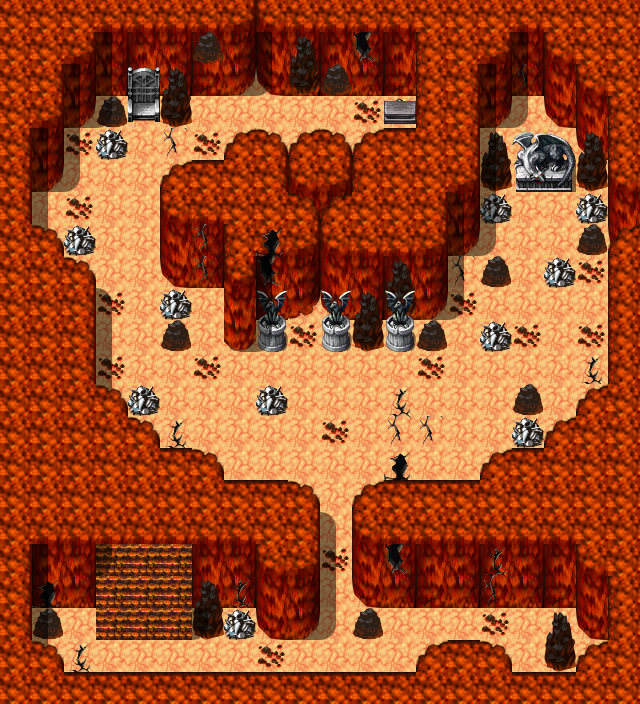

This game map was drawn from its Tiled (.tmx) file and the tilesets committed beside it. A one-line description and the trimmed map source follow:
An orthogonal 20x22 tile map with 32x32 px tiles, 4 tile layers (Ground, Objects, No helm, Above), 1 hidden layer not drawn, 13 tilesets and 14 objects (10x spawn, mapchange, sign, script, replace).

<map version="1.0" orientation="orthogonal" width="20" height="22" tilewidth="32" tileheight="32">
    <tileset firstgid="1" name="map_3" tilewidth="32" tileheight="32">
        <image source="../drawable/map_3.png" />
    </tileset>
    <tileset firstgid="65" name="map_37" tilewidth="32" tileheight="32">
        <image source="../drawable/map_37.png" />
    </tileset>
    <tileset firstgid="129" name="map_16" tilewidth="32" tileheight="32">
        <image source="../drawable/map_16.png" />
    </tileset>
    <tileset firstgid="193" name="map_46" tilewidth="32" tileheight="32">
        <image source="../drawable/map_46.png" />
    </tileset>
    <tileset firstgid="257" name="map_0" tilewidth="32" tileheight="32">
        <image source="../drawable/map_0.png" />
    </tileset>
    <tileset firstgid="321" name="map_2" tilewidth="32" tileheight="32">
        <image source="../drawable/map_2.png" />
    </tileset>
    <tileset firstgid="385" name="map_4" tilewidth="32" tileheight="32">
        <image source="../drawable/map_4.png" />
    </tileset>
    <tileset firstgid="449" name="map_10" tilewidth="32" tileheight="32">
        <image source="../drawable/map_10.png" />
    </tileset>
    <tileset firstgid="513" name="map_5" tilewidth="32" tileheight="32">
        <image source="../drawable/map_5.png" />
    </tileset>
    <tileset firstgid="577" name="map_12" tilewidth="32" tileheight="32">
        <image source="../drawable/map_12.png" />
    </tileset>
    <tileset firstgid="641" name="map_1" tilewidth="32" tileheight="32">
        <image source="../drawable/map_1.png" />
    </tileset>
    <tileset firstgid="705" name="map_13" tilewidth="32" tileheight="32">
        <image source="../drawable/map_13.png" />
    </tileset>
    <tileset firstgid="769" name="map_25" tilewidth="32" tileheight="32">
        <image source="../drawable/map_25.png" />
    </tileset>
    <layer name="Ground" width="20" height="22">
        <data>[440 cells, 440 non-empty, 17 distinct tile ids]</data>
    </layer>
    <layer name="Objects" width="20" height="22">
        <data>[440 cells, 118 non-empty, 27 distinct tile ids]</data>
    </layer>
    <layer name="No helm" width="20" height="22">
        <data>[440 cells, 1 non-empty, 1 distinct tile ids]</data>
    </layer>
    <layer name="Above" width="20" height="22">
        <data>[440 cells, 56 non-empty, 9 distinct tile ids]</data>
    </layer>
    <layer name="Walkable" width="20" height="22" visible="0">
        <data>[440 cells, 315 non-empty, 1 distinct tile ids]</data>
    </layer>
    <objectgroup name="Mapevents">
        <object name="south" type="mapchange" x="96" y="544" width="96" height="32">
            <properties>
                <property name="map" value="waytobrimhavencave3b" />
                <property name="place" value="north" />
            </properties>
        </object>
        <object name="sign_toszylae" type="sign" x="352" y="96" width="32" height="32" />
        <object name="trigger_toszylae_1" type="script" x="256" y="96" width="32" height="32">
            <properties>
                <property name="when" value="enter" />
            </properties>
        </object>
    </objectgroup>
    <objectgroup name="Spawn">
        <object name="toszylae" type="spawn" x="320" y="96" width="32" height="32">
            <properties>
                <property name="spawngroup" value="toszylae" />
            </properties>
        </object>
        <object name="allaceph_4" type="spawn" x="224" y="96" width="32" height="32">
            <properties>
                <property name="spawngroup" value="allaceph_4" />
            </properties>
        </object>
        <object name="toszylae_guard" type="spawn" x="288" y="96" width="32" height="32">
            <properties>
                <property name="spawngroup" value="toszylae_guard" />
            </properties>
        </object>
        <object name="allaceph_4_1" type="spawn" x="96" y="224" width="64" height="32">
            <properties>
                <property name="quantity" value="2" />
                <property name="spawngroup" value="allaceph_4" />
            </properties>
        </object>
        <object name="allaceph_4_2" type="spawn" x="320" y="512" width="32" height="32">
            <properties>
                <property name="spawngroup" value="allaceph_4" />
            </properties>
        </object>
        <object name="allaceph_3" type="spawn" x="160" y="320" width="448" height="160">
            <properties>
                <property name="quantity" value="2" />
                <property name="spawngroup" value="allaceph_3" />
            </properties>
        </object>
        <object name="allaceph_4_3" type="spawn" x="288" y="640" width="32" height="32">
            <properties>
                <property name="spawngroup" value="allaceph_4" />
            </properties>
        </object>
        <object name="allaceph_3_1" type="spawn" x="224" y="640" width="64" height="32">
            <properties>
                <property name="spawngroup" value="allaceph_3" />
            </properties>
        </object>
        <object name="allaceph_3_2" type="spawn" x="416" y="608" width="64" height="32">
            <properties>
                <property name="spawngroup" value="allaceph_3" />
            </properties>
        </object>
        <object name="allaceph_3_3" type="spawn" x="448" y="192" width="160" height="160">
            <properties>
                <property name="spawngroup" value="allaceph_3" />
            </properties>
        </object>
    </objectgroup>
    <objectgroup name="Keys" />
    <objectgroup name="Replace">
        <object name="darkprotector:10" type="replace" x="384" y="96" width="32" height="32">
            <properties>
                <property name="Objects" value="No helm" />
            </properties>
        </object>
    </objectgroup>
</map>
